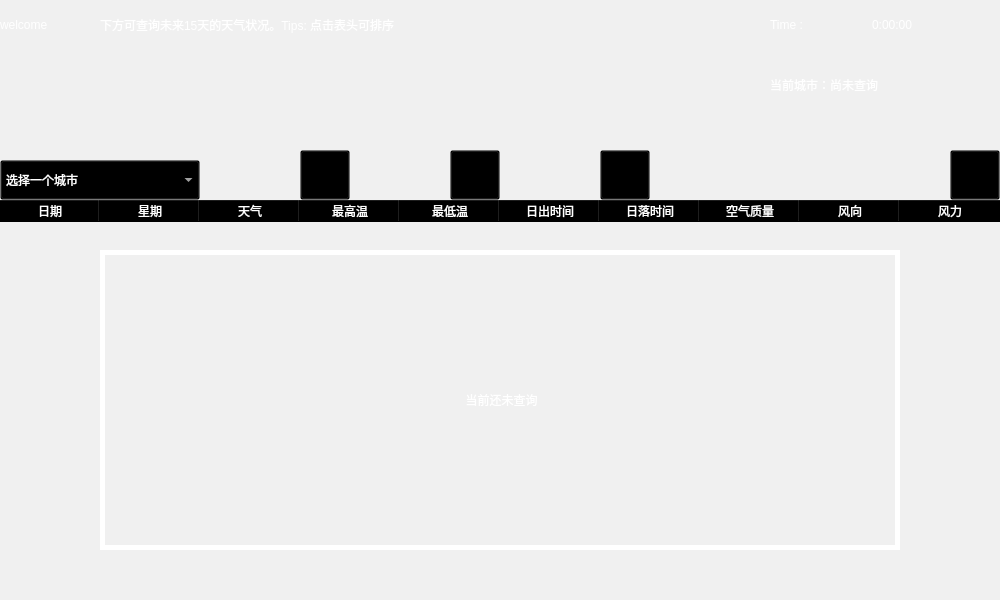
<?xml version="1.0" encoding="UTF-8"?>
<ui version="4.0">
 <class>MainWindow</class>
 <widget class="QWidget" name="MainWindow">
  <property name="geometry">
   <rect>
    <x>0</x>
    <y>0</y>
    <width>1000</width>
    <height>600</height>
   </rect>
  </property>
  <property name="minimumSize">
   <size>
    <width>1000</width>
    <height>600</height>
   </size>
  </property>
  <property name="maximumSize">
   <size>
    <width>1000</width>
    <height>600</height>
   </size>
  </property>
  <property name="windowTitle">
   <string>WeatherForecaster</string>
  </property>
  <property name="windowIcon">
   <iconset resource="res.qrc">
    <normaloff>:/new/prefix1/res/icon.ico</normaloff>:/new/prefix1/res/icon.ico</iconset>
  </property>
  <property name="styleSheet">
   <string notr="true">background-color: #F0F0F0;</string>
  </property>
  <widget class="QLabel" name="label">
   <property name="geometry">
    <rect>
     <x>0</x>
     <y>0</y>
     <width>75</width>
     <height>50</height>
    </rect>
   </property>
   <property name="minimumSize">
    <size>
     <width>75</width>
     <height>50</height>
    </size>
   </property>
   <property name="maximumSize">
    <size>
     <width>75</width>
     <height>50</height>
    </size>
   </property>
   <property name="styleSheet">
    <string notr="true">font: 16pt &quot;Microsoft YaHei UI&quot;;
background-color: transparent;
color: rgb(255, 255, 255);</string>
   </property>
   <property name="text">
    <string>welcome</string>
   </property>
  </widget>
  <widget class="QComboBox" name="cityComboBox">
   <property name="geometry">
    <rect>
     <x>0</x>
     <y>160</y>
     <width>200</width>
     <height>40</height>
    </rect>
   </property>
   <property name="styleSheet">
    <string notr="true">QComboBox
{
padding: 5px;
font: 12pt &quot;Microsoft YaHei UI&quot;;
background-color: transparent;
color: rgb(255, 255, 255);
}

QComboBox::QAbstractItemView 
{
	background-color: rgb(255, 255, 255);
}
QComboBox:hover
{
    padding-left:3px;
    padding-top:3px;
	color: rgb(255, 0, 0);
}
</string>
   </property>
   <property name="placeholderText">
    <string>选择一个城市</string>
   </property>
  </widget>
  <widget class="QPushButton" name="searchButton">
   <property name="geometry">
    <rect>
     <x>300</x>
     <y>150</y>
     <width>50</width>
     <height>50</height>
    </rect>
   </property>
   <property name="styleSheet">
    <string notr="true">QPushButton
{
	image: url(:/new/prefix1/res/query.png);
background-color:transparent;
}
QPushButton:hover
{
    padding-left:3px;
    padding-top:3px;
}
QPushButton:pressed
{
    padding-left:3px;
    padding-top:3px;
}</string>
   </property>
   <property name="text">
    <string/>
   </property>
  </widget>
  <widget class="QTableWidget" name="resultTable">
   <property name="geometry">
    <rect>
     <x>0</x>
     <y>200</y>
     <width>1000</width>
     <height>400</height>
    </rect>
   </property>
   <property name="styleSheet">
    <string notr="true">
border:none;
background-color: transparent;
font: 700 10pt &quot;Microsoft YaHei UI&quot;;
color: rgb(255, 255, 255);


</string>
   </property>
   <property name="horizontalScrollBarPolicy">
    <enum>Qt::ScrollBarAlwaysOff</enum>
   </property>
   <property name="editTriggers">
    <set>QAbstractItemView::NoEditTriggers</set>
   </property>
   <property name="selectionMode">
    <enum>QAbstractItemView::SingleSelection</enum>
   </property>
   <property name="selectionBehavior">
    <enum>QAbstractItemView::SelectRows</enum>
   </property>
   <property name="sortingEnabled">
    <bool>true</bool>
   </property>
   <property name="cornerButtonEnabled">
    <bool>false</bool>
   </property>
   <attribute name="horizontalHeaderMinimumSectionSize">
    <number>100</number>
   </attribute>
   <attribute name="horizontalHeaderDefaultSectionSize">
    <number>100</number>
   </attribute>
   <attribute name="verticalHeaderVisible">
    <bool>false</bool>
   </attribute>
   <attribute name="verticalHeaderMinimumSectionSize">
    <number>30</number>
   </attribute>
   <attribute name="verticalHeaderDefaultSectionSize">
    <number>30</number>
   </attribute>
   <column>
    <property name="text">
     <string>日期</string>
    </property>
   </column>
   <column>
    <property name="text">
     <string>星期</string>
    </property>
   </column>
   <column>
    <property name="text">
     <string>天气</string>
    </property>
   </column>
   <column>
    <property name="text">
     <string>最高温</string>
    </property>
   </column>
   <column>
    <property name="text">
     <string>最低温</string>
    </property>
   </column>
   <column>
    <property name="text">
     <string>日出时间</string>
    </property>
   </column>
   <column>
    <property name="text">
     <string>日落时间</string>
    </property>
   </column>
   <column>
    <property name="text">
     <string>空气质量</string>
    </property>
   </column>
   <column>
    <property name="text">
     <string>风向</string>
    </property>
   </column>
   <column>
    <property name="text">
     <string>风力</string>
    </property>
   </column>
  </widget>
  <widget class="QLabel" name="label_2">
   <property name="geometry">
    <rect>
     <x>770</x>
     <y>60</y>
     <width>230</width>
     <height>50</height>
    </rect>
   </property>
   <property name="minimumSize">
    <size>
     <width>230</width>
     <height>50</height>
    </size>
   </property>
   <property name="maximumSize">
    <size>
     <width>230</width>
     <height>50</height>
    </size>
   </property>
   <property name="styleSheet">
    <string notr="true">font: 16pt &quot;Microsoft YaHei UI&quot;;
background-color: transparent;
color: rgb(255, 255, 255);</string>
   </property>
   <property name="text">
    <string>当前城市：尚未查询</string>
   </property>
  </widget>
  <widget class="QTimeEdit" name="timeEdit">
   <property name="geometry">
    <rect>
     <x>870</x>
     <y>0</y>
     <width>130</width>
     <height>50</height>
    </rect>
   </property>
   <property name="styleSheet">
    <string notr="true">font: 16pt &quot;Meiryo UI&quot;;
border: none;
background-color: transparent;
color: rgb(255, 255, 255);</string>
   </property>
   <property name="readOnly">
    <bool>true</bool>
   </property>
   <property name="buttonSymbols">
    <enum>QAbstractSpinBox::NoButtons</enum>
   </property>
   <property name="displayFormat">
    <string>H:mm:ss</string>
   </property>
  </widget>
  <widget class="QLabel" name="label_4">
   <property name="geometry">
    <rect>
     <x>770</x>
     <y>0</y>
     <width>100</width>
     <height>50</height>
    </rect>
   </property>
   <property name="sizePolicy">
    <sizepolicy hsizetype="Preferred" vsizetype="Preferred">
     <horstretch>0</horstretch>
     <verstretch>0</verstretch>
    </sizepolicy>
   </property>
   <property name="minimumSize">
    <size>
     <width>100</width>
     <height>50</height>
    </size>
   </property>
   <property name="maximumSize">
    <size>
     <width>100</width>
     <height>50</height>
    </size>
   </property>
   <property name="styleSheet">
    <string notr="true">font: 16pt &quot;Meiryo UI&quot;;
background-color: transparent;
color: rgb(255, 255, 255);</string>
   </property>
   <property name="text">
    <string>Time : </string>
   </property>
  </widget>
  <widget class="QLabel" name="label_3">
   <property name="geometry">
    <rect>
     <x>100</x>
     <y>0</y>
     <width>600</width>
     <height>50</height>
    </rect>
   </property>
   <property name="styleSheet">
    <string notr="true">font: 16pt &quot;Microsoft YaHei UI&quot;;
background-color: transparent;
color: rgb(255, 255, 255);</string>
   </property>
   <property name="text">
    <string>下方可查询未来15天的天气状况。Tips: 点击表头可排序</string>
   </property>
  </widget>
  <widget class="QLabel" name="background">
   <property name="geometry">
    <rect>
     <x>0</x>
     <y>0</y>
     <width>1000</width>
     <height>600</height>
    </rect>
   </property>
   <property name="styleSheet">
    <string notr="true">border-image: url(:/new/prefix1/res/bg.png);</string>
   </property>
   <property name="text">
    <string/>
   </property>
  </widget>
  <widget class="QPushButton" name="historyButton">
   <property name="geometry">
    <rect>
     <x>450</x>
     <y>150</y>
     <width>50</width>
     <height>50</height>
    </rect>
   </property>
   <property name="styleSheet">
    <string notr="true">QPushButton
{
image: url(:/new/prefix1/res/history.png);
background-color:transparent;
}
QPushButton:hover
{
    padding-left:3px;
    padding-top:3px;
}
QPushButton:pressed
{
    padding-left:3px;
    padding-top:3px;
}</string>
   </property>
   <property name="text">
    <string/>
   </property>
  </widget>
  <widget class="QPushButton" name="closeButton">
   <property name="geometry">
    <rect>
     <x>950</x>
     <y>150</y>
     <width>50</width>
     <height>50</height>
    </rect>
   </property>
   <property name="styleSheet">
    <string notr="true">QPushButton
{
	image: url(:/new/prefix1/res/exit.png);
background-color:transparent;
}
QPushButton:hover
{
    padding-left:3px;
    padding-top:3px;
}
QPushButton:pressed
{
    padding-left:3px;
    padding-top:3px;
}</string>
   </property>
   <property name="text">
    <string/>
   </property>
  </widget>
  <widget class="QPushButton" name="chartButton">
   <property name="geometry">
    <rect>
     <x>600</x>
     <y>150</y>
     <width>50</width>
     <height>50</height>
    </rect>
   </property>
   <property name="styleSheet">
    <string notr="true">QPushButton
{
image: url(:/new/prefix1/res/chart-line.png);
background-color:transparent;
}
QPushButton:hover
{
    padding-left:3px;
    padding-top:3px;
}
QPushButton:pressed
{
    padding-left:3px;
    padding-top:3px;
}</string>
   </property>
   <property name="text">
    <string/>
   </property>
  </widget>
  <widget class="QLabel" name="labeltable">
   <property name="geometry">
    <rect>
     <x>100</x>
     <y>250</y>
     <width>800</width>
     <height>300</height>
    </rect>
   </property>
   <property name="styleSheet">
    <string notr="true">font: 48pt &quot;Microsoft YaHei UI&quot;;
color: rgb(255, 255, 255);
background-color: transparent;
border: 5px solid rgb(255, 255, 255)</string>
   </property>
   <property name="text">
    <string>&lt;html&gt;&lt;head/&gt;&lt;body&gt;&lt;p align=&quot;center&quot;&gt;当前还未查询&lt;/p&gt;&lt;/body&gt;&lt;/html&gt;</string>
   </property>
  </widget>
  <zorder>background</zorder>
  <zorder>label</zorder>
  <zorder>cityComboBox</zorder>
  <zorder>searchButton</zorder>
  <zorder>resultTable</zorder>
  <zorder>label_2</zorder>
  <zorder>timeEdit</zorder>
  <zorder>label_4</zorder>
  <zorder>label_3</zorder>
  <zorder>historyButton</zorder>
  <zorder>closeButton</zorder>
  <zorder>chartButton</zorder>
  <zorder>labeltable</zorder>
 </widget>
 <resources>
  <include location="res.qrc"/>
 </resources>
 <connections/>
</ui>
